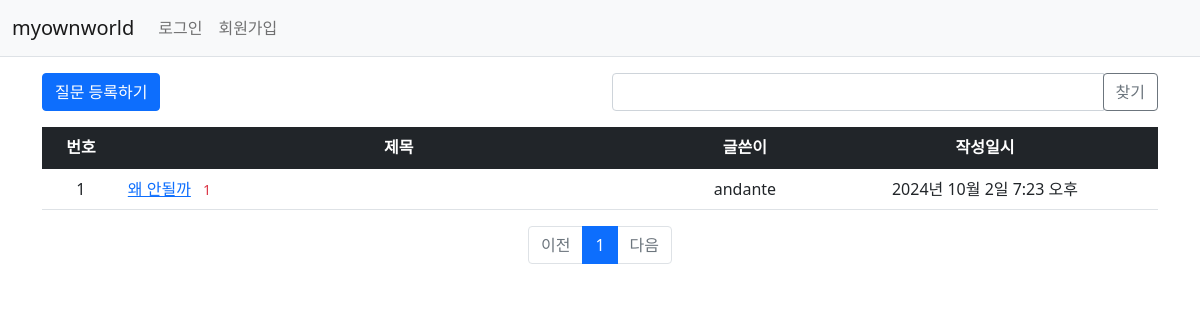
Page /myownworld/ on the earlier database version.
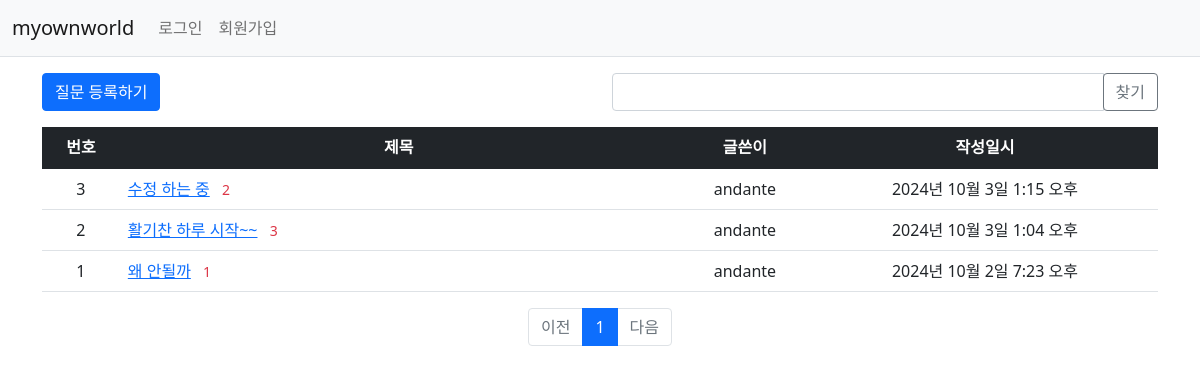
Same page on the later database version.
### myownworld/models.py (models this page shows, shortened)
class Question(models.Model):
    author = models.ForeignKey(User, on_delete=models.CASCADE, related_name='author_question')
    subject = models.CharField(max_length=200)
    content = models.TextField()
    create_date = models.DateTimeField()
    modify_date = models.DateTimeField(null=True, blank=True)
    voter = models.ManyToManyField(User, related_name='voter_question') # 추천인 추가

### myownworld/views/base_views.py (the view, shortened to what this page needs)
# urls.py: path('', base_views.index, name='index'), # '/'에 해당되는 path
def index(request):
    page = request.GET.get('page', '1')  # 페이지
    kw = request.GET.get('kw', '') # 검색어
    question_list = Question.objects.order_by('-create_date')
    paginator = Paginator(question_list, 10)  # 페이지당 10개씩 보여주기
    page_obj = paginator.get_page(page)
    context = {'question_list': page_obj, 'page': page, 'kw': kw}  # question_list는 페이징 객체(page_obj)
    return render(request, 'myownworld/question_list.html', context)

### myownworld/templatetags/myownworld_filter.py (called while the page is built)
@register.filter
def sub(value, org):
    return value - org

### templates/myownworld/question_list.html (shortened to what this page needs)
{% extends 'base.html' %}
{% load myownworld_filter %}
{% block content %}
<div class="container my-3">
    <div class="row my-3">
        <div class="col-6">
            <a href="{% url 'myownworld:question_create' %}" class="btn btn-primary">질문 등록하기</a>
        </div>
        <div class="col-6">
            <div class="input-group">
                <input type="text" id="search_kw" class="form-control" value="{{ kw|default_if_none:'' }}">
                <div class="input-group-append">
                    <button class="btn btn-outline-secondary" type="button" id="btn_search">찾기</button>
                </div>
            </div>
        </div>
    </div>
    <table class="table">
        <thead>
        <tr class="text-center table-dark">
            <th>번호</th>
            <th style="width:50%">제목</th>
            <th>글쓴이</th>
            <th>작성일시</th>
        </tr>
        </thead>
        <tbody>
        {% if question_list %}
        {% for question in question_list %}
        <tr class="text-center">
            <td>
                {{ question_list.paginator.count|sub:question_list.start_index|sub:forloop.counter0|add:1 }}
            </td>
            <td class="text-start">
                <a href="{% url 'myownworld:detail' question.id %}">{{ question.subject }}</a>
                {% if question.answer_set.count > 0 %}
                <span class="text-danger small mx-2">{{ question.answer_set.count }}</span>
                {% endif %}
            </td>
            <td> {{ question.author.username }}</td>
            <td>{{ question.create_date }}</td>
        </tr>
        {% endfor %}
        {% else %}
        <tr>
            <td colspan="4">질문이 없습니다.</td>
        </tr>
        {% endif %}
        </tbody>
    </table>
    <ul class="pagination justify-content-center">
        {% if question_list.has_previous %}
        <li class="page-item">
            <a class="page-link" data-page="{{ question_list.previous_page_number }}"
               href="javascript:void(0)">이전</a>
        </li>
        {% else %}
        <li class="page-item disabled">
            <a class="page-link" tabindex="-1" aria-disabled="true" href="#">이전</a>
        </li>
        {% endif %}
        {% for page_number in question_list.paginator.page_range %}
        {% if page_number >= question_list.number|add:-5 and page_number <= question_list.number|add:5 %}
        {% if page_number == question_list.number %}
        <li class="page-item active" aria-current="page">
            <a class="page-link" data-page="{{ page_number }}"
               href="javascript:void(0)">{{ page_number }}</a>
        </li>
        {% else %}
        <li class="page-item">
            <a class="page-link" data-page="{{ question_list.next_page_number }}"
               href="javascript:void(0)">다음</a>
        </li>
        {% endif %}
        {% endif %}
        {% endfor %}
        {% if question_list.has_next %}
        <li class="page-item">
            <a class="page-link" href="?page={{ question_list.next_page_number }}">다음</a>
        </li>
        {% else %}
        <li class="page-item disabled">
            <a class="page-link" tabindex="-1" aria-disabled="true" href="#">다음</a>
        </li>
        {% endif %}
    </ul>
</div>
{% endblock %}

### templates/base.html (shortened to what this page needs)
{% load static %}
<!doctype html>
<html lang="ko">
<head>
    <link rel="stylesheet" type="text/css" href="{% static 'bootstrap.min.css' %}">
    <link rel="stylesheet" type="text/css", href="{% static 'style.css' %}">
</head>
<body>
{% include "navbar.html" %}
{% block content %}
{% endblock %}
</body>
</html>

### templates/navbar.html (shortened to what this page needs)
<nav class="navbar navbar-expand-lg navbar-light bg-light border-bottom">
    <div class="container-fluid">
        <a class="navbar-brand" href="{% url 'myownworld:index' %}">myownworld</a>
        <div class="collapse navbar-collapse" id="navbarSupportedContent">
            <ul class="navbar-nav">
                <li class="nav-item">
                    {% if user.is_authenticated %}
                    <a class="nav-link" href="{% url 'common:logout' %}">{{ user.username }} (로그아웃)</a>
                    {% else %}
                    <a class="nav-link" href="{% url 'common:login' %}">로그인</a>
                    {% endif %}
                </li>
                <li>
                    {% if not user.is_authenticated %}
                    <a class="nav-link" href="{% url 'common:signup' %}">회원가입</a>
                    {% endif %}
                </li>
            </ul>
        </div>
    </div>
</nav>

Differences in the rows shown:
added Question: paginator.count|sub "3", subject "수정 하는 중", answer_set.count "2", author.username "andante", create_date "2024년 10월 3일 1:15 오후"
added Question: paginator.count|sub "2", subject "활기찬 하루 시작~~", answer_set.count "3", author.username "andante", create_date "2024년 10월 3일 1:04 오후"
